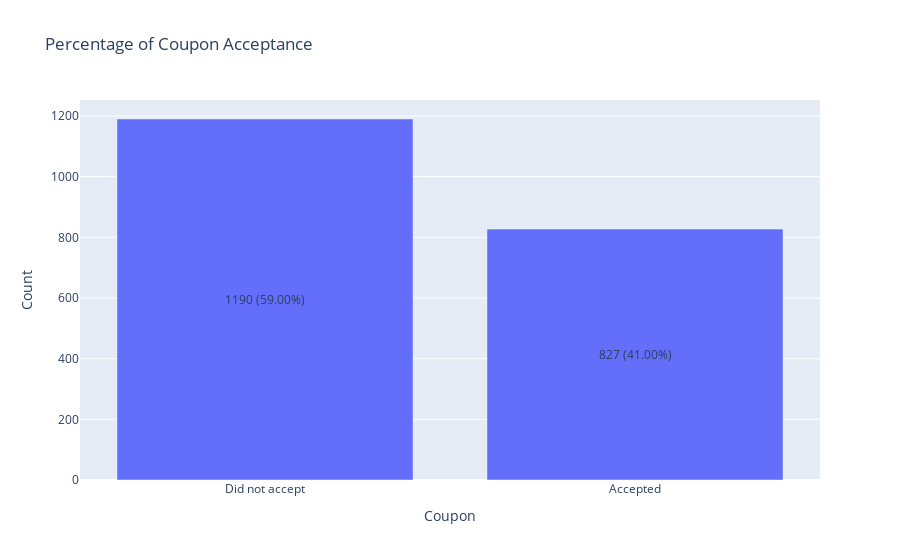

The notebook cell this image was saved under:
### Markdown cell above
2. What proportion of bar coupons were accepted?

### Code cell
percentage_grapher(bar_data)

### Figure 1 — Plotly figure (JSON) as saved in the notebook; plotly's stock layout.template omitted (floating-point values rounded to 4 significant figures)
{"data": [{"alignmentgroup": "True", "hovertemplate": "Coupon=%{x}<br>Count=%{y}<extra></extra>", "legendgroup": "", "marker": {"color": "#636efa", "pattern": {"shape": ""}}, "name": "", "offsetgroup": "", "orientation": "v", "showlegend": false, "textposition": "auto", "type": "bar", "x": ["Did not accept", "Accepted"], "xaxis": "x", "y": [1190, 827], "yaxis": "y"}], "layout": {"annotations": [{"showarrow": false, "text": "1190 (59.00%)", "x": 0, "y": 595}, {"showarrow": false, "text": "827 (41.00%)", "x": 1, "y": 413.5}], "barmode": "relative", "legend": {"tracegroupgap": 0}, "title": {"text": "Percentage of Coupon Acceptance"}, "xaxis": {"anchor": "y", "domain": [0, 1], "title": {"text": "Coupon"}}, "yaxis": {"anchor": "x", "domain": [0, 1], "title": {"text": "Count"}}}}
